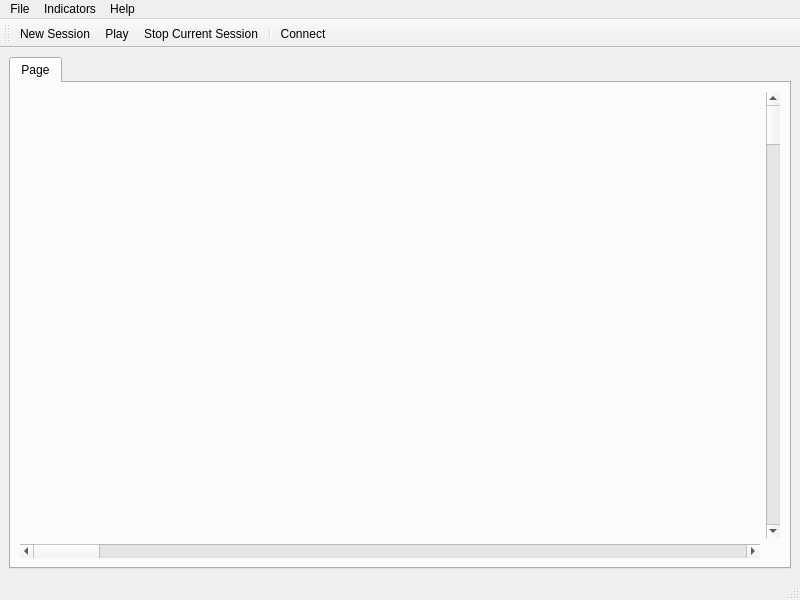
<?xml version="1.0" encoding="UTF-8"?>
<ui version="4.0">
 <class>TheTradingMachineMainWindow</class>
 <widget class="QMainWindow" name="TheTradingMachineMainWindow">
  <property name="geometry">
   <rect>
    <x>0</x>
    <y>0</y>
    <width>800</width>
    <height>600</height>
   </rect>
  </property>
  <property name="windowTitle">
   <string>The Trading Machine</string>
  </property>
  <property name="toolButtonStyle">
   <enum>Qt::ToolButtonTextBesideIcon</enum>
  </property>
  <property name="tabShape">
   <enum>QTabWidget::Triangular</enum>
  </property>
  <widget class="QWidget" name="centralwidget">
   <layout class="QGridLayout" name="gridLayout">
    <item row="0" column="0">
     <widget class="QTabWidget" name="tabWidget">
      <property name="currentIndex">
       <number>0</number>
      </property>
      <property name="tabsClosable">
       <bool>false</bool>
      </property>
      <property name="movable">
       <bool>true</bool>
      </property>
      <property name="tabBarAutoHide">
       <bool>false</bool>
      </property>
      <widget class="QWidget" name="tab">
       <attribute name="title">
        <string>Page</string>
       </attribute>
       <layout class="QGridLayout" name="gridLayout_2">
        <item row="1" column="0">
         <widget class="QScrollBar" name="horizontalScrollBar">
          <property name="orientation">
           <enum>Qt::Horizontal</enum>
          </property>
         </widget>
        </item>
        <item row="0" column="0">
         <widget class="QCustomPlot" name="plot" native="true"/>
        </item>
        <item row="0" column="1">
         <widget class="QScrollBar" name="verticalScrollBar">
          <property name="orientation">
           <enum>Qt::Vertical</enum>
          </property>
         </widget>
        </item>
       </layout>
      </widget>
     </widget>
    </item>
   </layout>
  </widget>
  <widget class="QStatusBar" name="statusbar"/>
  <widget class="QMenuBar" name="menuBar">
   <property name="geometry">
    <rect>
     <x>0</x>
     <y>0</y>
     <width>800</width>
     <height>21</height>
    </rect>
   </property>
   <widget class="QMenu" name="menuFile">
    <property name="title">
     <string>File</string>
    </property>
    <addaction name="actionNew_Ticker"/>
    <addaction name="actionDelete_Ticker"/>
    <addaction name="actionStop"/>
    <addaction name="separator"/>
    <addaction name="actionConnect_Interactive_Broker"/>
    <addaction name="actionExit"/>
   </widget>
   <widget class="QMenu" name="menuStudy">
    <property name="title">
     <string>Indicators</string>
    </property>
    <addaction name="actionSMA"/>
    <addaction name="actionVolume"/>
   </widget>
   <widget class="QMenu" name="menuHelp">
    <property name="title">
     <string>Help</string>
    </property>
   </widget>
   <addaction name="menuFile"/>
   <addaction name="menuStudy"/>
   <addaction name="menuHelp"/>
  </widget>
  <widget class="QToolBar" name="toolBar">
   <property name="windowTitle">
    <string>toolBar</string>
   </property>
   <attribute name="toolBarArea">
    <enum>TopToolBarArea</enum>
   </attribute>
   <attribute name="toolBarBreak">
    <bool>false</bool>
   </attribute>
   <addaction name="actionNew_Session"/>
   <addaction name="actionPlay"/>
   <addaction name="actionStop_Current_Session"/>
   <addaction name="separator"/>
   <addaction name="actionConnect"/>
  </widget>
  <action name="actionNew_Ticker">
   <property name="text">
    <string>New Session</string>
   </property>
  </action>
  <action name="actionDelete_Ticker">
   <property name="text">
    <string>Play</string>
   </property>
  </action>
  <action name="actionSMA">
   <property name="text">
    <string>SMA</string>
   </property>
  </action>
  <action name="actionVolume">
   <property name="text">
    <string>Volume</string>
   </property>
  </action>
  <action name="actionNew_Session">
   <property name="icon">
    <iconset resource="resource.qrc">
     <normaloff>:/rec/resources/load.png</normaloff>:/rec/resources/load.png</iconset>
   </property>
   <property name="text">
    <string>New Session</string>
   </property>
  </action>
  <action name="actionStop_Current_Session">
   <property name="icon">
    <iconset resource="resource.qrc">
     <normaloff>:/rec/resources/stop.png</normaloff>:/rec/resources/stop.png</iconset>
   </property>
   <property name="text">
    <string>Stop Current Session</string>
   </property>
  </action>
  <action name="actionPlay">
   <property name="icon">
    <iconset resource="resource.qrc">
     <normaloff>:/rec/resources/play.png</normaloff>:/rec/resources/play.png</iconset>
   </property>
   <property name="text">
    <string>Play</string>
   </property>
  </action>
  <action name="actionStop">
   <property name="text">
    <string>Stop</string>
   </property>
  </action>
  <action name="actionConnect">
   <property name="icon">
    <iconset resource="resource.qrc">
     <normaloff>:/rec/resources/connect.png</normaloff>:/rec/resources/connect.png</iconset>
   </property>
   <property name="text">
    <string>Connect</string>
   </property>
  </action>
  <action name="actionConnect_Interactive_Broker">
   <property name="text">
    <string>Connect Interactive Broker</string>
   </property>
  </action>
  <action name="actionExit">
   <property name="text">
    <string>Exit</string>
   </property>
  </action>
 </widget>
 <customwidgets>
  <customwidget>
   <class>QCustomPlot</class>
   <extends>QWidget</extends>
   <header>qcustomplot.h</header>
   <container>1</container>
  </customwidget>
 </customwidgets>
 <resources>
  <include location="resource.qrc"/>
 </resources>
 <connections/>
</ui>
